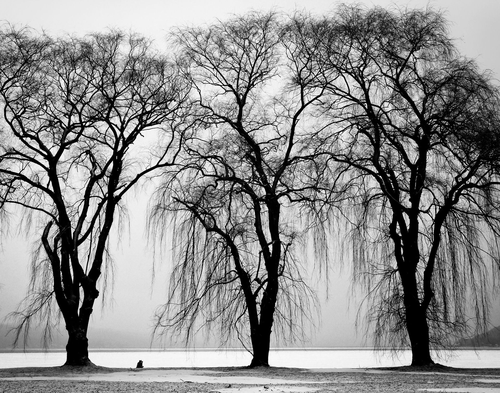
#> input picture lab3/first_image.png, 500 x 393 px, shrunk from 1920 x 1508 before the run
$ python main.py
#> lines starting #> are read from the running program, lines starting #| are printed output that depends on the picture
import os
import numpy as np
from PIL import Image

# Изменение рабочей директории на ту, где находится скрипт
os.chdir(os.path.dirname(os.path.abspath(__file__)))

def load_image(filename: str) -> np.array:
    """Загружает изображение и возвращает его как массив numpy."""
#> called with filename = 'first_image.png'
    print("Пытаюсь загрузить файл:", os.path.abspath(filename))
    if not os.path.exists(filename):
        raise FileNotFoundError(f"Файл {filename} не найден!")
    image = Image.open(filename)
#> image is the input picture: PIL image 500x393 RGB; min 0, max 255, mean 142
    return np.array(image)

def save_image(image_array: np.array, filename: str) -> None:
    """Сохраняет массив numpy как изображение в формате BMP."""
    img = Image.fromarray(np.uint8(image_array))
    img.save(filename)

def rgb_to_grayscale(image: np.array) -> np.array:
    """Преобразует RGB изображение в полутоновое (grayscale)."""
    return 0.2989 * image[:, :, 0] + 0.5870 * image[:, :, 1] + 0.1140 * image[:, :, 2]

def apply_median_filter(image: np.array, mask: np.array) -> np.array:
    """Применяет медианный фильтр с разреженной маской."""
    height, width = image.shape
#> height = 393; width = 500
    filtered_image = np.zeros_like(image)

    # Проходим по каждому пикселю изображения
    for y in range(1, height - 1):
        for x in range(1, width - 1):
            # Собираем значения пикселей по маске
            values = []
            for dy in range(-1, 2):
                for dx in range(-1, 2):
                    if mask[dy + 1, dx + 1] == 1:
                        values.append(image[y + dy, x + dx])

            # Вычисляем медиану (ранг 3/5)
            if len(values) >= 3:
                filtered_image[y, x] = np.median(values[:3])
            else:
                filtered_image[y, x] = image[y, x]
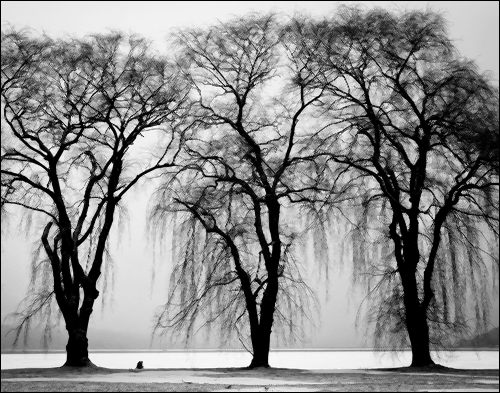
#> filtered_image: shape (393, 500) float64; min 0, max 255, mean 140.2

    return filtered_image

def create_difference_image(original: np.array, filtered: np.array) -> np.array:
    """Создает разностное изображение как модуль разности."""
    return np.abs(original - filtered)
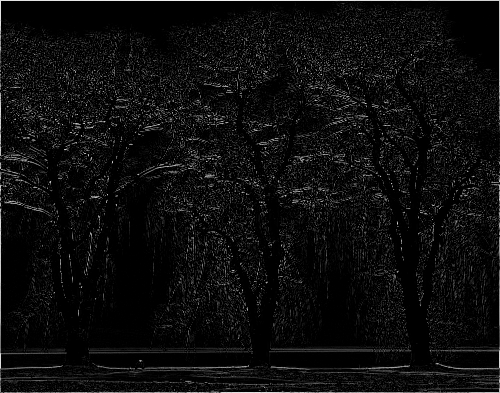
#> returned value: shape (393, 500) float64; min 0, max 241, mean 13.9

def generate_report(image_filenames: list) -> None:
    """Генерирует отчет в формате Markdown."""
    # Формирование текста отчета
    report_text = """
# Лабораторная работа №3: Фильтрация изображений и морфологические операции

## Задание 1: Медианный фильтр
К каждому изображению был применен медианный фильтр с разреженной маской (косой крест) и рангом 3/5.

## Задание 2: Разностное изображение
Для каждого изображения было вычислено разностное изображение (модуль разности между исходным и отфильтрованным изображением).

"""

    for filename in image_filenames:
        report_text += f"""
### Изображение: {filename}

#### Исходное изображение
![Исходное изображение]({filename})

#### Отфильтрованное изображение
![Отфильтрованное изображение](Filtered_{filename.replace('.png', '.bmp')})

#### Разностное изображение
![Разностное изображение](Difference_{filename.replace('.png', '.bmp')})
"""

    report_text += """
## Выводы
1. Медианный фильтр успешно применен ко всем изображениям. Он заменил значения пикселей на медиану в окрестности, заданной разреженной маской.
2. Разностное изображение показывает, какие пиксели были изменены фильтром.
3. Результаты работы сохранены в соответствующих файлах.
"""

    # Сохранение отчета в файл
    with open('report_lab3.md', 'w', encoding='utf-8') as report_file:
        report_file.write(report_text)

def main():
    # Проверка текущей рабочей директории
    print("Текущая рабочая директория:", os.getcwd())

    # Список файлов для обработки
    image_filenames = ['first_image.png', 'second_image.png', 'third_image.png', 'fourth_bin.png']

    # Разреженная маска (косой крест)
    mask = np.array([
        [1, 0, 1],
        [0, 1, 0],
        [1, 0, 1]
    ])

    # Обработка каждого изображения
    for filename in image_filenames:
        print(f"Обработка файла: {filename}")
        image = load_image(filename)

        # Если изображение цветное (3 канала), преобразуем его в полутоновое
        if len(image.shape) == 3:
            print("Преобразование цветного изображения в полутоновое...")
            image = rgb_to_grayscale(image)

        # Применение медианного фильтра
        filtered_image = apply_median_filter(image, mask)
        save_image(filtered_image, f'Filtered_{filename.replace(".png", ".bmp")}')

        # Создание разностного изображения
        difference_image = create_difference_image(image, filtered_image)
        save_image(difference_image, f'Difference_{filename.replace(".png", ".bmp")}')
#> pass 2 of the loop in main, `for filename in image_filenames:`:
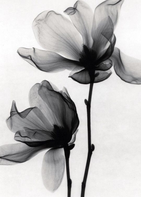
#> input picture lab3/second_image.png, 141 x 197 px, shrunk from 540 x 755 before the run
#> in load_image, image is the input picture: PIL image 141x197 RGB; mean R, G, B 189.9, 188.8, 188.3
#> after the loop in apply_median_filter (call 2), `for y in range(1, height - 1):`:
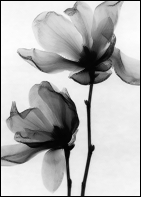
#> filtered_image: shape (197, 141) float64; min 0, max 255, mean 183.6
#> img: PIL image 141x197 L
#> in create_difference_image (call 2), `return np.abs(original - filtered)`:
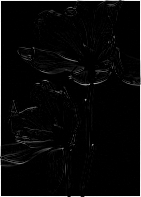
#> returned value: shape (197, 141) float64; min 0, max 255, mean 9.1
#> pass 3 of the loop in main, `for filename in image_filenames:`:
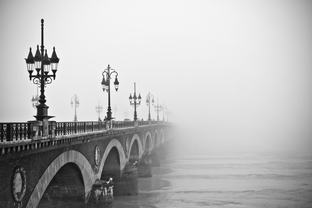
#> input picture lab3/third_image.png, 312 x 208 px, shrunk from 1200 x 798 before the run
#> in load_image, image is the input picture: PIL image 312x208 RGB; min 0, max 255, mean 183.3
#> after the loop in apply_median_filter (call 3), `for y in range(1, height - 1):`:
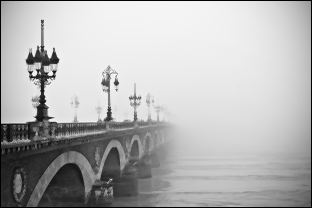
#> filtered_image: shape (208, 312) float64; min 0, max 255, mean 181.2
#> img: PIL image 312x208 L
#> in create_difference_image (call 3), `return np.abs(original - filtered)`:
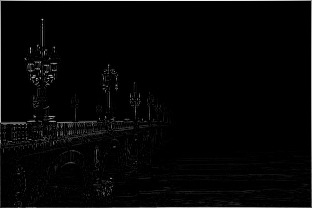
#> returned value: shape (208, 312) float64; min 0, max 245, mean 5.5
#> the loop made 4 passes; the first 3 are shown

    # Генерация отчета
    generate_report(image_filenames)

    print("Лабораторная работа выполнена. Полученные файлы с изображениями:")
    for filename in image_filenames:
        print(f"Filtered_{filename.replace('.png', '.bmp')}, Difference_{filename.replace('.png', '.bmp')}")
    print("Отчет сохранен в файле report_lab3.md")

if __name__ == "__main__":
    main()
